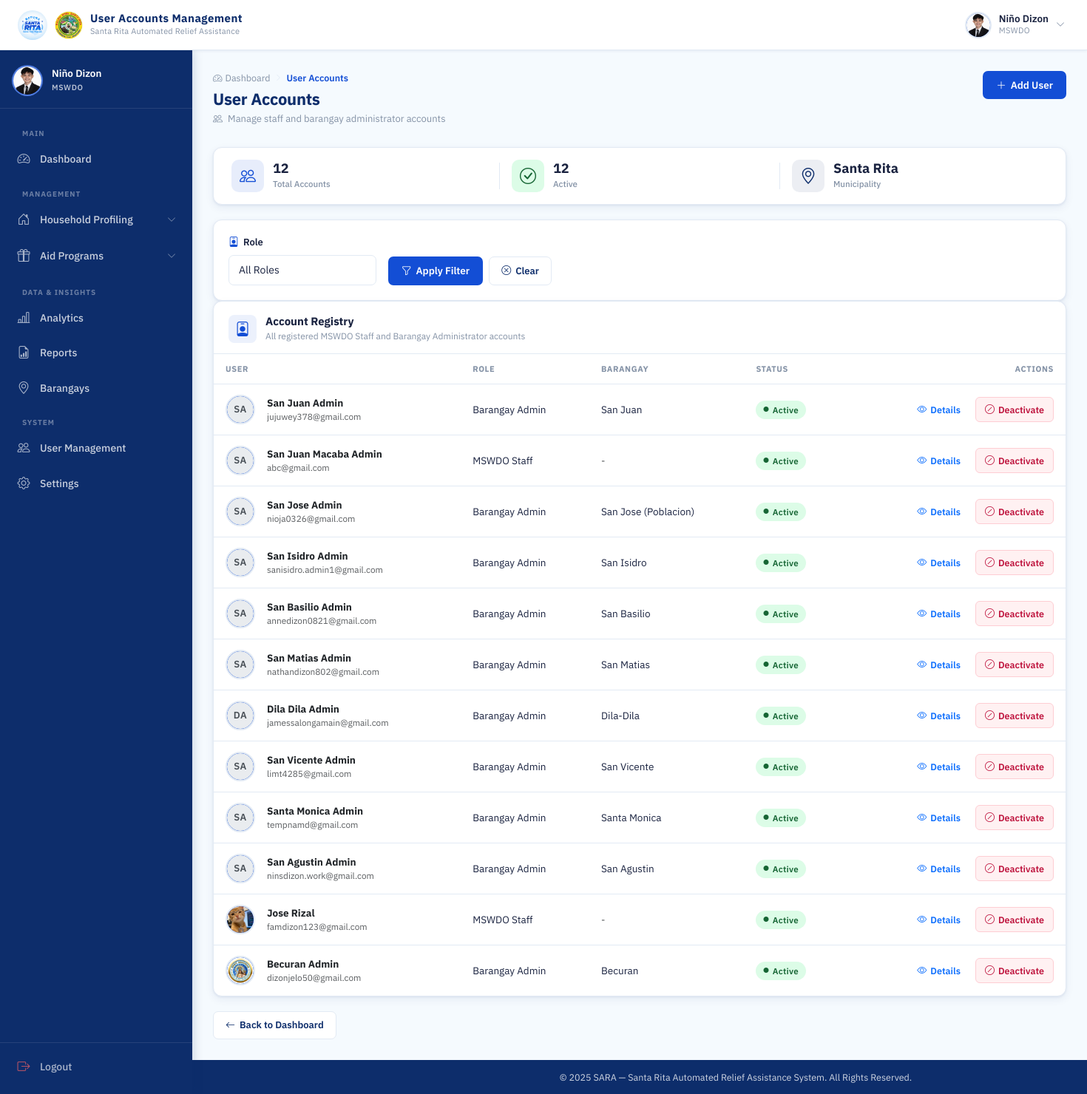
Screenshot of /mswdo/users/ (signed in) with the database file from the repository.
### accounts/models.py (models this page shows, shortened)
class User(AbstractUser):
    ROLE_CHOICES = (
        ('MSWDO', 'MSWDO Admin'),
        ('MSWDO_STAFF', 'MSWDO Staff'),
        ('BARANGAY', 'Barangay Admin'),
    )
    email = models.EmailField(unique=True)
    role = models.CharField(max_length=20, choices=ROLE_CHOICES)
    barangay = models.ForeignKey(
        'Barangay', on_delete=models.SET_NULL, blank=True, null=True, related_name='users'
    )
    is_active = models.BooleanField(default=True)
    middle_name = models.CharField(max_length=150, blank=True)
    suffix = models.CharField(max_length=10, blank=True, null=True)
    position = models.CharField(max_length=100, blank=True)
    birth_place = models.CharField(max_length=200, blank=True)
    CIVIL_STATUS_CHOICES = (
        ('SINGLE', 'Single'),
        ('MARRIED', 'Married'),
        ('WIDOWED', 'Widowed'),
        ('SEPARATED', 'Separated'),
        ('ANNULLED', 'Annulled'),
    )
    civil_status = models.CharField(max_length=20, choices=CIVIL_STATUS_CHOICES, blank=True)
    citizenship = models.CharField(max_length=100, blank=True, default='Filipino')
    must_change_password = models.BooleanField(default=False)
    SEX_CHOICES = (
        ('M', 'Male'),
        ('F', 'Female'),
    )
    sex = models.CharField(max_length=1, choices=SEX_CHOICES, blank=True)
    birthdate = models.DateField(blank=True, null=True)
    @property
    def age(self):
        if self.birthdate:
            today = datetime.date.today()
            return today.year - self.birthdate.year - ((today.month, today.day) < (self.birthdate.month, self.birthdate.day))
        return None
    contact_number = models.CharField(
        max_length=13,
        blank=True,
        validators=[
            RegexValidator(
                regex=r'^(09|\+639)\d{9}$',
                message="Phone number must be entered in the format: '09XXXXXXXXX' or '+639XXXXXXXXX'."
            )
        ]
    )
    profile_image = models.ImageField(upload_to=user_profile_image_path, blank=True, null=True)

class Barangay(models.Model):
    name = models.CharField(max_length=100, unique=True)

### accounts/views.py (the view)
# urls.py: path('mswdo/users/', views.user_accounts, name='user_accounts'),
@login_required(login_url='login')
@session_protected
def user_accounts(request):
    if request.user.role != 'MSWDO':
        return HttpResponseForbidden("Access Denied")
    users = User.objects.filter(role__in=['BARANGAY', 'MSWDO_STAFF']).select_related('barangay')
    role_filter = request.GET.get('role', '')
    barangay_filter = request.GET.get('barangay', '')
    if role_filter in ['MSWDO_STAFF', 'BARANGAY']:
        users = users.filter(role=role_filter)
        if role_filter == 'BARANGAY' and barangay_filter:
            users = users.filter(barangay_id=barangay_filter)
    users = users.order_by('-date_joined')
    active_count = users.filter(is_active=True).count()
    barangays = Barangay.objects.all().order_by('name')
    return render(request, 'accounts/user_accounts.html', {
        'users': users,
        'active_count': active_count,
        'barangays': barangays,
        'selected_role': role_filter,
        'selected_barangay': barangay_filter,
    })

### accounts/templates/accounts/user_accounts.html (shortened to what this page needs)
{% extends 'base.html' %}
{% load static %}
{% block navbar_title %}User Accounts Management{% endblock %}
{% block css %}
<link rel="stylesheet" href="{% static 'css/mswdo_dashboard.css' %}">
<link rel="stylesheet" href="{% static 'css/barangay_accounts.css' %}">
<link rel="stylesheet" href="{% static 'css/scan_rfid.css' %}">
{% endblock %}
{% block content %}
<div class="dash-page-header">
  <div>
    <div class="page-breadcrumb">
      <a href="{% url 'mswdo_dashboard' %}" class="breadcrumb-link">
        <i class="bi bi-speedometer2"></i> Dashboard
      </a>
      <i class="bi bi-chevron-right breadcrumb-sep"></i>
      <span class="breadcrumb-current">User Accounts</span>
    </div>
    <h1 class="dash-page-title">User Accounts</h1>
    <p class="dash-page-sub">
      <i class="bi bi-people me-1"></i>
      Manage staff and barangay administrator accounts
    </p>
  </div>
  <div class="dash-header-actions">
    <a href="{% url 'create_user' %}" class="btn-dash-primary">
      <i class="bi bi-plus-lg"></i> Add User
    </a>
  </div>
</div>
<div class="acct-summary-strip">
  <div class="acct-summary-item">
    <i class="bi bi-people acct-summary-icon acct-summary-icon--blue"></i>
    <div>
      <span class="acct-summary-val">{{ users|length }}</span>
      <span class="acct-summary-label">Total Accounts</span>
    </div>
  </div>
  <div class="acct-summary-item">
    <i class="bi bi-check-circle acct-summary-icon acct-summary-icon--green"></i>
    <div>
      <span class="acct-summary-val">
        {{ active_count }}
      </span>
      <span class="acct-summary-label">Active</span>
    </div>
  </div>
  <div class="acct-summary-item">
    <i class="bi bi-geo-alt acct-summary-icon acct-summary-icon--navy"></i>
    <div>
      <span class="acct-summary-val">Santa Rita</span>
      <span class="acct-summary-label">Municipality</span>
    </div>
  </div>
</div>
<div class="dash-panel">
  <div class="dash-panel__body">
    <form method="get" id="filterForm" class="d-flex align-items-end gap-3 flex-wrap">
      <div class="acct-form__group mb-0" style="min-width: 200px;">
        <label class="acct-form__label" for="roleFilter">
          <i class="bi bi-person-badge"></i> Role
        </label>
        <div class="acct-form__control-wrap">
          <select name="role" class="form-control" id="roleFilter" onchange="toggleBarangayFilter()">
            <option value="" {% if not selected_role %}selected{% endif %}>All Roles</option>
          </select>
        </div>
      </div>
      <div class="d-flex gap-2">
        <button type="submit" class="btn-dash-primary">
          <i class="bi bi-funnel"></i> Apply Filter
        </button>
        <a href="{% url 'user_accounts' %}" class="btn-dash-outline">
          <i class="bi bi-x-circle"></i> Clear
        </a>
      </div>
    </form>
  </div>
</div>
<div class="dash-panel">
  <div class="dash-panel__header">
    <div class="dash-panel__header-left">
      <i class="bi bi-person-badge dash-panel__icon"></i>
      <div>
        <h2 class="dash-panel__title">Account Registry</h2>
        <p class="dash-panel__sub">All registered MSWDO Staff and Barangay Administrator accounts</p>
      </div>
    </div>
  </div>
  <div class="dash-panel__body p-0">
    <div class="table-responsive">
      <table class="acct-table">
        <thead>
          <tr>
            <th class="acct-th">User</th>
            <th class="acct-th">Role</th>
            <th class="acct-th">Barangay</th>
            <th class="acct-th">Status</th>
            <th class="acct-th acct-th--actions">Actions</th>
          </tr>
        </thead>
        <tbody>
          {% for user in users %}
          <tr class="acct-row">
            <td class="acct-td">
              <div class="d-flex align-items-center gap-3">
                <div class="topbar-avatar" style="width: 40px; height: 40px; flex-shrink: 0;">
                  {% if user.profile_image %}
                    <img src="{{ user.profile_image.url }}" alt="{{ user.get_full_name }}" style="width: 100%; height: 100%; border-radius: 50%; object-fit: cover;">
                  {% else %}
                    <span class="avatar-initials" style="width: 100%; height: 100%; display: flex; align-items: center; justify-content: center; background: #e9ecef; color: #495057; border-radius: 50%; font-weight: 600;">
                      {{ user.first_name|first|upper }}{{ user.last_name|first|upper }}
                    </span>
                  {% endif %}
                </div>
                <div>
                  <div class="fw-bold text-dark">
                    {{ user.first_name }}
                    {{ user.last_name }}
                  </div>
                  <div class="text-muted small">{{ user.email }}</div>
                </div>
              </div>
            </td>
            <td class="acct-td">{{ user.get_role_display }}</td>
            <td class="acct-td">
                {% if user.role == 'BARANGAY' and user.barangay %}
                    {{ user.barangay.name }}
                {% else %}
                    <span class="text-muted">-</span>
                {% endif %}
            </td>
            <td class="acct-td">
              {% if user.is_active %}
                <span class="acct-badge acct-badge--active">
                  <i class="bi bi-circle-fill"></i> Active
                </span>
              {% else %}
                <span class="acct-badge acct-badge--inactive">
                  <i class="bi bi-circle-fill"></i> Deactivated
                </span>
              {% endif %}
            </td>
            <td class="acct-td acct-td--actions">
              <div class="acct-actions">
                <button type="button" class="acct-btn acct-btn--edit text-primary border-0 bg-transparent" data-bs-toggle="modal" data-bs-target="#userModal{{ user.id }}" title="View Details">
                  <i class="bi bi-eye"></i>
                  <span>Details</span>
                </button>
                {% if user.is_active %}
                <a href="{% url 'deactivate_user' user.id %}"
                   class="acct-btn acct-btn--deactivate"
                   title="Deactivate account"
                   onclick="event.preventDefault(); showConfirmModal('Deactivate {{ user.username }} account?', function() { window.location.href = '{% url 'deactivate_user' user.id %}'; }, { title: 'Deactivate Account', confirmText: 'Deactivate' });">
                  <i class="bi bi-slash-circle"></i>
                  <span>Deactivate</span>
                </a>
                {% endif %}
              </div>
            </td>
          </tr>
          {% endfor %}
        </tbody>
      </table>
    </div>
  </div>
</div>
<div class="page-back-row">
  <a href="{% url 'mswdo_dashboard' %}" class="btn-dash-outline">
    <i class="bi bi-arrow-left"></i> Back to Dashboard
  </a>
</div>
{% endblock %}

### templates/base.html (shortened to what this page needs)
{% load static %}
<!DOCTYPE html>
<html lang="en">
<head>
  <link href="https://cdn.jsdelivr.net/npm/bootstrap@5.3.2/dist/css/bootstrap.min.css" rel="stylesheet">
  <link href="https://cdn.jsdelivr.net/npm/bootstrap-icons@1.11.3/font/bootstrap-icons.min.css" rel="stylesheet">
  <link rel="stylesheet" href="{% static 'css/base.css' %}">
  <link rel="stylesheet" href="{% static 'css/scan_rfid.css' %}">
  {% block css %}{% endblock %}
</head>
<body>
<div class="page-wrapper">
  <nav class="topbar" id="topbar">
    <div class="topbar-left">
      <a class="topbar-brand" href="#">
        <img src="{% static 'images/logo.jpg' %}" alt="SARA Logo" class="topbar-logo">
        <img src="{% static 'images/SRP.png' %}" alt="SRP Logo" class="topbar-logo topbar-logo--srp">
        <div class="topbar-title-group">
          <span class="topbar-title">{% block navbar_title %}SARA SYSTEM{% endblock %}</span>
          <span class="topbar-subtitle">Santa Rita Automated Relief Assistance</span>
        </div>
      </a>
    </div>
    <div class="topbar-right">
      {% if user.is_authenticated %}
      <div class="topbar-user" id="userDropdownToggle">
        <div class="topbar-avatar">
          {% if user.profile_image %}
            <img src="{{ user.profile_image.url }}" alt="{{ user.get_full_name }}">
          {% else %}
            <span class="avatar-initials">
              {{ user.first_name|first|upper }}{{ user.last_name|first|upper }}
            </span>
          {% endif %}
        </div>
        <div class="topbar-user-info">
          <span class="topbar-username">{{ user.get_full_name|default:user.username }}</span>
          <span class="topbar-role">{{ user.role|default:"User" }}</span>
        </div>
        <i class="bi bi-chevron-down topbar-chevron" id="userChevron"></i>
      </div>
      {% else %}
        {% if request.resolver_match.url_name != 'login' %}
        <a href="{% url 'login' %}" class="btn btn-primary shadow-sm" style="background-color: #134ed5; border: none; font-weight: 600; padding: 0.5rem 1.25rem; border-radius: 8px;">
          <i class="bi bi-box-arrow-in-right me-1"></i> Login
        </a>
        {% endif %}
      {% endif %}
    </div>
  </nav>
  {% if user.is_authenticated and not hide_sidebar %}
  <aside class="sidebar" id="sidebar">
    <div class="sidebar-header">
      <div class="sidebar-user-card">
        <div class="sidebar-avatar">
          {% if user.profile_image %}
            <img src="{{ user.profile_image.url }}" alt="{{ user.get_full_name }}">
          {% else %}
            <span class="avatar-initials avatar-initials--lg">
              {{ user.first_name|first|upper }}{{ user.last_name|first|upper }}
            </span>
          {% endif %}
        </div>
        <div class="sidebar-user-info">
          <span class="sidebar-username">{{ user.get_full_name|default:user.username }}</span>
          <span class="sidebar-role-badge">{{ user.role|default:"User" }}</span>
        </div>
      </div>
    </div>
    <nav class="sidebar-body">
      <ul class="sidebar-nav">
        {% if user.role == 'MSWDO' %}
        <li class="sidebar-section-label">Main</li>
        <li class="sidebar-item">
          <a href="{% url 'mswdo_dashboard' %}" class="sidebar-link {% if request.resolver_match.url_name == 'mswdo_dashboard' %}active{% endif %}">
            <i class="bi bi-speedometer2"></i>
            <span>Dashboard</span>
          </a>
        </li>
        <li class="sidebar-section-label">Management</li>
        <li class="sidebar-item sidebar-item--accordion">
          <button class="sidebar-link sidebar-accordion-btn" data-target="householdSubmenu"
            aria-expanded="false">
            <i class="bi bi-house-door"></i>
            <span>Household Profiling</span>
            <i class="bi bi-chevron-down sidebar-arrow"></i>
          </button>
        </li>
        <li class="sidebar-item sidebar-item--accordion">
          <button class="sidebar-link sidebar-accordion-btn" data-target="aidSubmenu"
            aria-expanded="false">
            <i class="bi bi-gift"></i>
            <span>Aid Programs</span>
            <i class="bi bi-chevron-down sidebar-arrow"></i>
          </button>
        </li>
        <li class="sidebar-section-label">Data & Insights</li>
        <li class="sidebar-item">
          <a href="{% url 'analytics' %}" class="sidebar-link {% if request.resolver_match.url_name == 'analytics' %}active{% endif %}">
            <i class="bi bi-bar-chart-line"></i>
            <span>Analytics</span>
          </a>
        </li>
        <li class="sidebar-item">
          <a href="{% url 'aid_reports' %}" class="sidebar-link {% if request.resolver_match.url_name == 'aid_reports' %}active{% endif %}">
            <i class="bi bi-file-earmark-bar-graph"></i>
            <span>Reports</span>
          </a>
        </li>
        <li class="sidebar-item">
          <a href="{% url 'barangay_list' %}" class="sidebar-link">
            <i class="bi bi-geo-alt"></i>
            <span>Barangays</span>
          </a>
        </li>
        <li class="sidebar-section-label">System</li>
        <li class="sidebar-item">
          <a href="{% url 'user_accounts' %}" class="sidebar-link">
            <i class="bi bi-people"></i>
            <span>User Management</span>
          </a>
        </li>
        <li class="sidebar-item">
          <a href="{% url 'settings' %}" class="sidebar-link">
            <i class="bi bi-gear"></i>
            <span>Settings</span>
          </a>
        </li>
        {% endif %}
      </ul>
    </nav>
    <div class="sidebar-footer">
      <a href="{% url 'logout' %}" class="sidebar-link sidebar-logout">
        <i class="bi bi-box-arrow-right"></i>
        <span>Logout</span>
      </a>
    </div>
  </aside>
  {% endif %}
  <main class="{% if user.is_authenticated and not hide_sidebar %}main-content{% endif %}">
    {% block content %}{% endblock %}
  </main>
  <footer class="{% if user.is_authenticated and not hide_sidebar %}footer footer--dashboard{% else %}footer{% endif %}">
    <div class="footer-content">
      <p>&copy; 2025 SARA &mdash; Santa Rita Automated Relief Assistance System. All Rights Reserved.</p>
    </div>
  </footer>
</div>
</body>
</html>

### rows the page displays
User: profile_image (picture), get_full_name "Niño Dizon", role "MSWDO"
User: first_name|first "S", last_name|first "A", first_name "San Juan", last_name "Admin", email "jujuwey378@gmail.com", role "Barangay Admin", barangay.name "San Juan", is_active True (drawn)
User: first_name|first "S", last_name|first "A", first_name "San Juan Macaba", last_name "Admin", email "abc@gmail.com", role "MSWDO Staff", is_active True (drawn)
User: first_name|first "S", last_name|first "A", first_name "San Jose", last_name "Admin", email "nioja0326@gmail.com", role "Barangay Admin", barangay.name "San Jose (Poblacion)", is_active True (drawn)
User: first_name|first "S", last_name|first "A", first_name "San Isidro", last_name "Admin", email "sanisidro.admin1@gmail.com", role "Barangay Admin", barangay.name "San Isidro", is_active True (drawn)
User: first_name|first "S", last_name|first "A", first_name "San Basilio", last_name "Admin", email "annedizon0821@gmail.com", role "Barangay Admin", barangay.name "San Basilio", is_active True (drawn)
User: first_name|first "S", last_name|first "A", first_name "San Matias", last_name "Admin", email "nathandizon802@gmail.com", role "Barangay Admin", barangay.name "San Matias", is_active True (drawn)
User: first_name|first "D", last_name|first "A", first_name "Dila Dila", last_name "Admin", email "jamessalongamain@gmail.com", role "Barangay Admin", barangay.name "Dila-Dila", is_active True (drawn)
User: first_name|first "S", last_name|first "A", first_name "San Vicente", last_name "Admin", email "limt4285@gmail.com", role "Barangay Admin", barangay.name "San Vicente", is_active True (drawn)
User: first_name|first "S", last_name|first "A", first_name "Santa Monica", last_name "Admin", email "tempnamd@gmail.com", role "Barangay Admin", barangay.name "Santa Monica", is_active True (drawn)
User: first_name|first "S", last_name|first "A", first_name "San Agustin", last_name "Admin", email "ninsdizon.work@gmail.com", role "Barangay Admin", barangay.name "San Agustin", is_active True (drawn)
User: profile_image (picture), first_name "Jose", last_name "Rizal", email "famdizon123@gmail.com", role "MSWDO Staff", is_active True (drawn)
User: profile_image (picture), first_name "Becuran", last_name "Admin", email "dizonjelo50@gmail.com", role "Barangay Admin", barangay.name "Becuran", is_active True (drawn)

### other values shown
{{ users|length }} "12"
{{ active_count }} "12"
